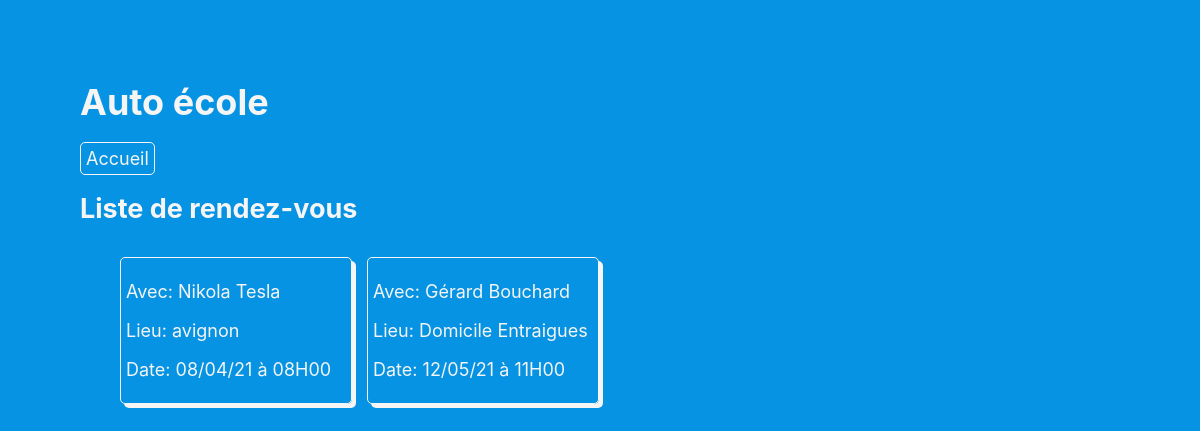
Page /polls/meeting-list/ on the committed database.
### polls/models.py (models this page shows, shortened)
class Meeting(models.Model):
    id = models.AutoField(primary_key=True)
    instructor = models.ForeignKey(Instructor, on_delete=models.CASCADE)
    student = models.ForeignKey(Student, on_delete=models.CASCADE)
    date = models.DateTimeField('date_rendez_vous')
    place = models.CharField(max_length=20)

class Instructor(models.Model):
    id = models.AutoField(primary_key=True)
    firstName = models.CharField(max_length=20)
    lastName = models.CharField(max_length=20)

### polls/views.py (the view)
class MeetingListView(generic.ListView):
    template_name = 'polls/meeting-list.html'
    context_object_name = 'meeting_list'
    def get_queryset(self):
        return Meeting.objects.all()

### polls/templates/polls/meeting-list.html
{% load static %}
<link rel="stylesheet" type="text/css" href="{% static 'polls/style.css' %}" />
<h1>Auto école</h1>
<a class="accueilbutton" href="{% url 'polls:index' %}">Accueil</a>
<h2>Liste de rendez-vous</h2>
{% if meeting_list %}
<ul class="meeting-list">
{% for meeting in meeting_list %}
<li>
    <a href="{% url 'polls:meeting' meeting.id %}">
    <p>Avec: {{ meeting.instructor.firstName }} {{ meeting.instructor.lastName }}</p>
    <p>Lieu: {{ meeting.place }}</p>
    <p>Date: {{ meeting.date | date:"d/m/y" }} à {{ meeting.date | time:"H\Hi" }}</p>
    </a>
</li>
{% endfor %}
</ul>
{% else %}
<p>Pas de rendez-vous</p>
{% endif %}

### polls/static/polls/style.css (style rules this page uses)
.accueilbutton { border: 1px solid whitesmoke; border-radius: 5px; padding: 5px; }
a { color: whitesmoke; text-decoration: none; }
li { width: 220px; list-style-type: none; margin-top: 10px; padding: 5px; border: 1px solid whitesmoke; border-radius: 5px; box-shadow: 4px 4px 0 whitesmoke; }
.meeting-list { display: flex; }
.meeting-list li { margin-right: 15px; }

### rows in the picture
Meeting: instructor.firstName "Nikola", instructor.lastName "Tesla", place "avignon", date "08/04/21", date "08H00"
Meeting: instructor.firstName "Gérard", instructor.lastName "Bouchard", place "Domicile Entraigues", date "12/05/21", date "11H00"
